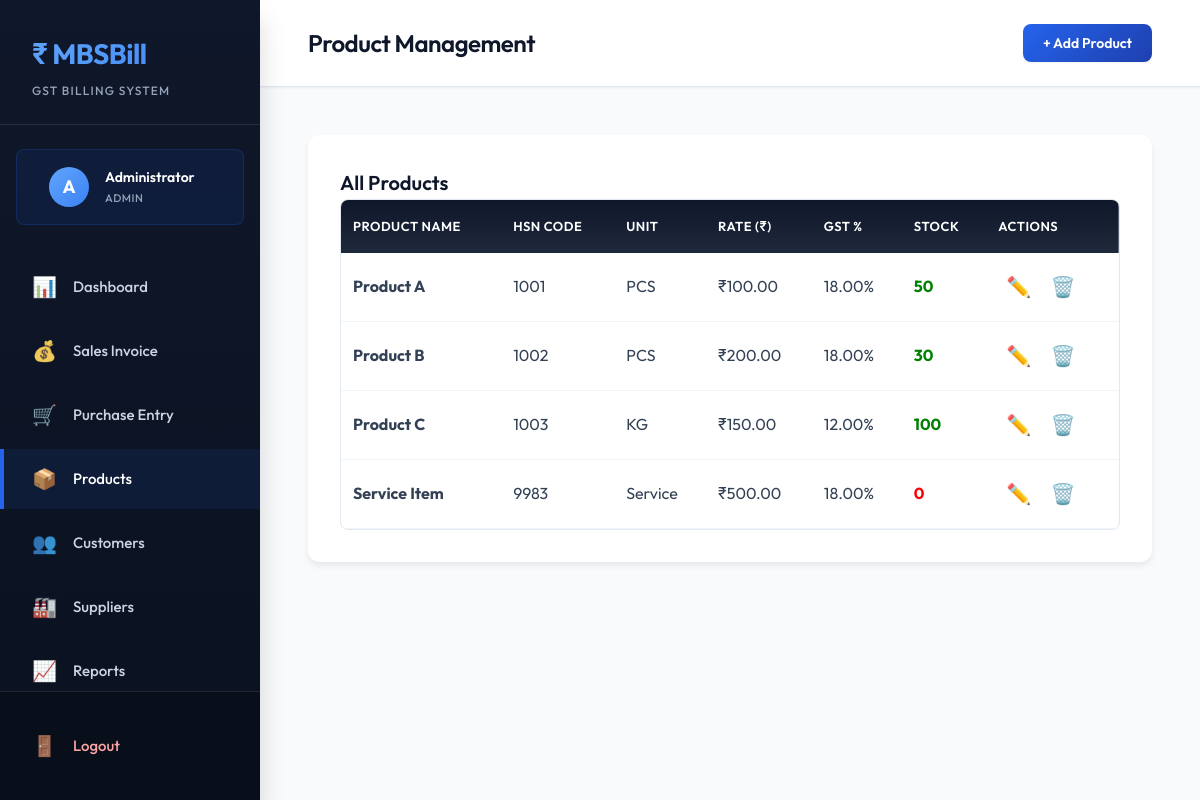
The page /products.php (signed in) on the database its author committed.
### tables this page shows
CREATE TABLE IF NOT EXISTS products (
    id INT PRIMARY KEY AUTO_INCREMENT,
    product_name VARCHAR(255) NOT NULL,
    hsn_code VARCHAR(50),
    unit VARCHAR(50) DEFAULT 'PCS',
    rate DECIMAL(10,2) DEFAULT 0.00,
    gst_rate DECIMAL(5,2) DEFAULT 18.00,
    stock_quantity INT DEFAULT 0,
    created_at TIMESTAMP DEFAULT CURRENT_TIMESTAMP,
    updated_at TIMESTAMP DEFAULT CURRENT_TIMESTAMP ON UPDATE CURRENT_TIMESTAMP
);

### database.php (called while the page is built, shortened)
<?php
class Database {
    private $host = DB_HOST;
    private $user = DB_USER;
    private $pass = DB_PASS;
    private $dbname = DB_NAME;
    private $conn;
    private function connect() {
        $this->conn = null;
        try {
            $this->conn = new PDO(
                "mysql:host=" . $this->host . ";dbname=" . $this->dbname,
                $this->user,
                $this->pass,
                array(PDO::ATTR_ERRMODE => PDO::ERRMODE_EXCEPTION)
            );
            $this->conn->setAttribute(PDO::ATTR_DEFAULT_FETCH_MODE, PDO::FETCH_ASSOC);
        } catch(PDOException $e) {
            $this->error = $e->getMessage();
            die("Connection failed: " . $this->error);
        }
    }
    public function query($sql, $params = []) {
        try {
            $stmt = $this->conn->prepare($sql);
            $stmt->execute($params);
            return $stmt;
        } catch(PDOException $e) {
            throw new Exception($e->getMessage());
        }
    }
    public function fetchAll($sql, $params = []) {
        $stmt = $this->query($sql, $params);
        return $stmt->fetchAll();
    }
}
?>

### products.php (the view, shortened to what this page needs)
<?php
require_once 'database.php';
$db = new Database();
$products = $db->fetchAll("SELECT * FROM products ORDER BY product_name");
?>
<!DOCTYPE html>
<html lang="en">
<head>
    <link rel="stylesheet" href="style.css">
</head>
<body>
    <div class="app-container">
        <?php include 'sidebar.php'; ?>
        <main class="main-content">
            <header class="top-bar">
                <h2 class="page-title">Product Management</h2>
                <button class="btn btn-primary" onclick="document.getElementById('addModal').style.display='block'">+ Add Product</button>
            </header>
            <div class="content-wrapper">
                <div class="table-section">
                    <h3 class="section-title">All Products</h3>
                    <div class="table-container">
                        <table class="data-table">
                            <thead>
                                <tr>
                                    <th>Product Name</th>
                                    <th>HSN Code</th>
                                    <th>Unit</th>
                                    <th>Rate (₹)</th>
                                    <th>GST %</th>
                                    <th>Stock</th>
                                    <th>Actions</th>
                                </tr>
                            </thead>
                            <tbody>
                                <?php foreach($products as $product): ?>
                                <tr>
                                    <td><strong><?php echo htmlspecialchars($product['product_name']); ?></strong></td>
                                    <td><?php echo htmlspecialchars($product['hsn_code']); ?></td>
                                    <td><?php echo htmlspecialchars($product['unit']); ?></td>
                                    <td>₹<?php echo number_format($product['rate'], 2); ?></td>
                                    <td><?php echo $product['gst_rate']; ?>%</td>
                                    <td><span style="color: <?php echo $product['stock_quantity'] < 10 ? 'red' : 'green'; ?>; font-weight: bold;"><?php echo $product['stock_quantity']; ?></span></td>
                                    <td>
                                        <button class="btn-icon" onclick='editProduct(<?php echo json_encode($product); ?>)' title="Edit">✏️</button>
                                        <form method="POST" style="display: inline;" onsubmit="return confirm('Delete this product?');">
                                            <button type="submit" class="btn-icon" title="Delete">🗑️</button>
                                        </form>
                                    </td>
                                </tr>
                                <?php endforeach; ?>
                            </tbody>
                        </table>
                    </div>
                </div>
            </div>
        </main>
    </div>
</body>
</html>

### sidebar.php
<nav class="sidebar">
    <div class="sidebar-header">
        <h1 class="logo">₹ MBSBill</h1>
        <p class="tagline">GST Billing System</p>
    </div>
    <div class="user-profile">
        <div class="user-avatar"><?php echo strtoupper(substr($_SESSION['full_name'] ?? 'U', 0, 1)); ?></div>
        <div class="user-details">
            <p class="user-name"><?php echo htmlspecialchars($_SESSION['full_name'] ?? 'User'); ?></p>
            <p class="user-role"><?php echo ucfirst($_SESSION['role'] ?? 'user'); ?></p>
        </div>
    </div>
    <ul class="nav-menu">
        <li class="nav-item <?php echo basename($_SERVER['PHP_SELF']) == 'index.php' ? 'active' : ''; ?>">
            <a href="index.php">
                <span class="nav-icon">📊</span>
                <span class="nav-text">Dashboard</span>
            </a>
        </li>
        <li class="nav-item <?php echo basename($_SERVER['PHP_SELF']) == 'sales.php' ? 'active' : ''; ?>">
            <a href="sales.php">
                <span class="nav-icon">💰</span>
                <span class="nav-text">Sales Invoice</span>
            </a>
        </li>
        <li class="nav-item <?php echo basename($_SERVER['PHP_SELF']) == 'purchase.php' ? 'active' : ''; ?>">
            <a href="purchase.php">
                <span class="nav-icon">🛒</span>
                <span class="nav-text">Purchase Entry</span>
            </a>
        </li>
        <li class="nav-item <?php echo basename($_SERVER['PHP_SELF']) == 'products.php' ? 'active' : ''; ?>">
            <a href="products.php">
                <span class="nav-icon">📦</span>
                <span class="nav-text">Products</span>
            </a>
        </li>
        <li class="nav-item <?php echo basename($_SERVER['PHP_SELF']) == 'customers.php' ? 'active' : ''; ?>">
            <a href="customers.php">
                <span class="nav-icon">👥</span>
                <span class="nav-text">Customers</span>
            </a>
        </li>
        <li class="nav-item <?php echo basename($_SERVER['PHP_SELF']) == 'suppliers.php' ? 'active' : ''; ?>">
            <a href="suppliers.php">
                <span class="nav-icon">🏭</span>
                <span class="nav-text">Suppliers</span>
            </a>
        </li>
        <li class="nav-item <?php echo basename($_SERVER['PHP_SELF']) == 'reports.php' ? 'active' : ''; ?>">
            <a href="reports.php">
                <span class="nav-icon">📈</span>
                <span class="nav-text">Reports</span>
            </a>
        </li>
    </ul>
    <div class="sidebar-footer">
        <a href="logout.php" class="logout-btn" onclick="return confirm('Are you sure you want to logout?')">
            <span class="nav-icon">🚪</span>
            <span class="nav-text">Logout</span>
        </a>
    </div>
</nav>

### rows shown on the page
products: product_name "Product A", hsn_code "1001", unit "PCS", rate "100.00", gst_rate "18.00", stock_quantity "50"
products: product_name "Product B", hsn_code "1002", unit "PCS", rate "200.00", gst_rate "18.00", stock_quantity "30"
products: product_name "Product C", hsn_code "1003", unit "KG", rate "150.00", gst_rate "12.00", stock_quantity "100"
products: product_name "Service Item", hsn_code "9983", unit "Service", rate "500.00", gst_rate "18.00", stock_quantity "0"

### other values the page prints
substr($_SESSION['full_name'] ?? 'U', 0, 1) "A"
$_SESSION['full_name'] "Administrator"
$_SESSION['role'] "ADMIN"
